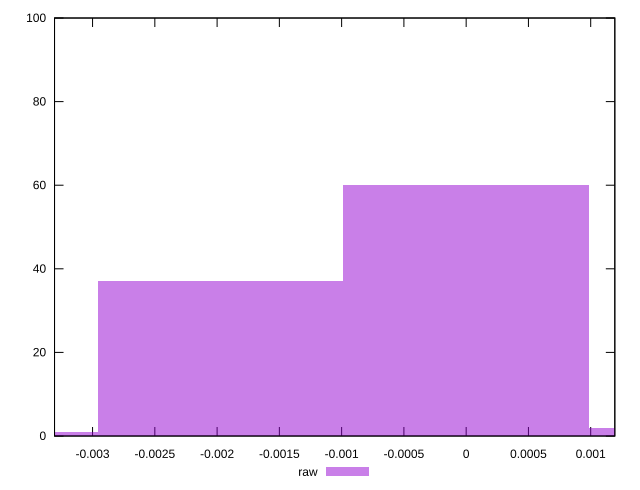

The script that saved this image:
reset

$raw <<EOF
0 60
-0.0019711574040998216 37
-0.003942314808199643 1
0.0019711574040998216 2
EOF

set key outside below
set boxwidth 0.0019711574040998216
set xrange [-0.0033053952483670652:0.0011937150495147154]
set yrange [0:100]
set trange [0:100]
set style fill transparent solid 0.5 noborder
set terminal svg size 640, 490 enhanced background rgb 'white'
set output "report_00017_2021-02-10T15-08-03.406Z/meta/pScore-difference/samples/pages+cached+noadtech+nomedia+nocss/raw/histogram.svg"

plot $raw title "raw" with boxes

reset
